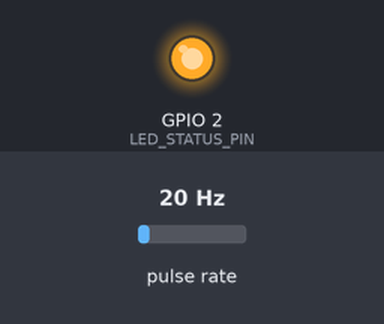
This sketch was run on a simulated ESP32. On the bench: output pins drawn as LEDs (lit = HIGH). Wiring (inferred from the names in the program): pulse sensor: data GPIO 4. Dashed ring = blinking. The test bench sets the inputs (shaded band); at power-on: pulse rate 20 Hz. WiFi joins after 1.5 s; servers stay silent unless stated; uploads are accepted with an empty reply; what the sketch prints to the serial monitor is not drawn.

Above: at 3.6 s.
At 5.6 s:
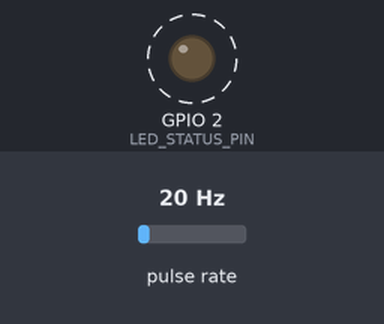
Timing chart, 0 to 7.1 s (numbered marks = the images above):
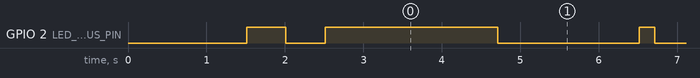

Measured:
- by itself, GPIO 2 (LED_STATUS_PIN): goes LOW 0.50 s, HIGH 2.2 s, 62 × (LOW 1.8 s, HIGH 0.20 s), then LOW

The sketch:

aquaguard_esp32.ino
```cpp
/*
 * =================================================================================
 * AquaGuard - Physical IoT Water Flow Sensor Firmware
 * Hardware: ESP32 DevKit V1 + YF-S201 Hall-Effect Water Flow Sensor
 * Communication: Wi-Fi REST API Client -> AquaGuard Backend (/api/telemetry)
 * =================================================================================
 *
 * WIRING DIAGRAM:
 * -------------------------------------------------------------
 * YF-S201 Sensor Pin   | ESP32 Pin      | Description
 * ---------------------|----------------|----------------------
 * Red Wire (VCC)       | 5V (or VIN)    | Power Supply (5V DC)
 * Black Wire (GND)     | GND            | Ground Common
 * Yellow Wire (Signal) | GPIO 4         | Hall Effect Pulse Input (Interrupt)
 * -------------------------------------------------------------
 * Optional Indicator:
 * Onboard LED          | GPIO 2         | Pulses on API Transmission
 *
 * SENSOR CALIBRATION FORMULA:
 * Pulse frequency (Hz) = 7.5 * Flow rate (L/min)
 * -> Flow rate (L/min) = Pulse Frequency / 7.5
 * =================================================================================
 */

#include <WiFi.h>
#include <HTTPClient.h>

// --- Wi-Fi Configuration ---
const char* WIFI_SSID     = "YOUR_WIFI_SSID";         // Replace with your Wi-Fi SSID
const char* WIFI_PASSWORD = "YOUR_WIFI_PASSWORD";     // Replace with your Wi-Fi Password

// --- AquaGuard Backend Endpoint ---
// If running on local machine, use your computer's local IP (e.g. 192.168.1.15)
const char* SERVER_URL    = "http://192.168.1.100:8000/api/telemetry";
const char* SENSOR_ID     = "PIPE-A1";                // Unique Sensor Node Identifier

// --- Hardware Pins ---
const int FLOW_SENSOR_PIN = 4;                        // GPIO 4 connected to Yellow Signal Wire
const int LED_STATUS_PIN  = 2;                        // Onboard Blue LED

// --- Timing and Pulse Tracking ---
volatile uint32_t pulseCount = 0;
uint32_t lastPulseCount      = 0;
unsigned long lastSampleTime = 0;
const unsigned long SAMPLE_INTERVAL_MS = 2000;        // Sample and transmit every 2 seconds

// --- Interrupt Service Routine (ISR) ---
// Triggered on every rising edge from the hall effect turbine
void IRAM_ATTR pulseCounterISR() {
  pulseCount++;
}

void setup() {
  Serial.begin(115200);
  delay(1000);

  Serial.println("\n======================================");
  Serial.println("  AquaGuard IoT Sensor Node Booting   ");
  Serial.println("======================================");

  pinMode(LED_STATUS_PIN, OUTPUT);
  pinMode(FLOW_SENSOR_PIN, INPUT_PULLUP);

  // Attach interrupt to flow sensor pin
  attachInterrupt(digitalPinToInterrupt(FLOW_SENSOR_PIN), pulseCounterISR, RISING);

  // Connect to Wi-Fi
  Serial.printf("Connecting to Wi-Fi: %s ", WIFI_SSID);
  WiFi.mode(WIFI_STA);
  WiFi.begin(WIFI_SSID, WIFI_PASSWORD);

  int attempts = 0;
  while (WiFi.status() != WL_CONNECTED && attempts < 25) {
    delay(500);
    Serial.print(".");
    digitalWrite(LED_STATUS_PIN, !digitalRead(LED_STATUS_PIN));
    attempts++;
  }

  if (WiFi.status() == WL_CONNECTED) {
    Serial.println("\n[Wi-Fi Connected!]");
    Serial.print("Node IP Address: ");
    Serial.println(WiFi.localIP());
    digitalWrite(LED_STATUS_PIN, HIGH);
  } else {
    Serial.println("\n[Wi-Fi Connection Failed - Will retry during loop]");
    digitalWrite(LED_STATUS_PIN, LOW);
  }

  lastSampleTime = millis();
}

void loop() {
  // Periodically sample pulse rate and transmit
  if (millis() - lastSampleTime >= SAMPLE_INTERVAL_MS) {
    unsigned long timeElapsed = millis() - lastSampleTime;
    lastSampleTime = millis();

    // Safely copy pulse count within critical section
    noInterrupts();
    uint32_t currentPulses = pulseCount;
    pulseCount = 0;
    interrupts();

    // Calculate flow rate in Liters/Minute
    // Calibration factor for YF-S201: 7.5 pulses per second per 1 L/min
    float secondsElapsed = (float)timeElapsed / 1000.0f;
    float frequencyHz = (float)currentPulses / secondsElapsed;
    float flowRateLPM = frequencyHz / 7.5f;

    // Filter tiny mechanical noise when taps are closed
    if (flowRateLPM < 0.10f) {
      flowRateLPM = 0.0f;
    }

    Serial.printf("[Sensor %s] Pulses: %u | Flow Rate: %.2f L/min\n",
                  SENSOR_ID, currentPulses, flowRateLPM);

    // Transmit telemetry to AquaGuard server
    transmitTelemetry(flowRateLPM);
  }
}

void transmitTelemetry(float flowRate) {
  if (WiFi.status() != WL_CONNECTED) {
    Serial.println("[Warning] Wi-Fi disconnected. Reconnecting...");
    WiFi.reconnect();
    return;
  }

  HTTPClient http;
  http.begin(SERVER_URL);
  http.addHeader("Content-Type", "application/json");

  // Construct JSON payload
  // Format matching AquaGuard specification:
  // { "flow_rate": 2.4, "sensor_id": "PIPE-A1" }
  char jsonPayload[128];
  snprintf(jsonPayload, sizeof(jsonPayload),
           "{\"flow_rate\": %.2f, \"sensor_id\": \"%s\"}",
           flowRate, SENSOR_ID);

  digitalWrite(LED_STATUS_PIN, HIGH); // Blink LED on transmit
  int httpResponseCode = http.POST(jsonPayload);

  if (httpResponseCode > 0) {
    String response = http.getString();
    Serial.printf("[HTTP %d] Server Response: %s\n", httpResponseCode, response.c_str());
  } else {
    Serial.printf("[HTTP Error] Failed to send: %s\n", http.errorToString(httpResponseCode).c_str());
  }

  digitalWrite(LED_STATUS_PIN, LOW);
  http.end();
}
```
